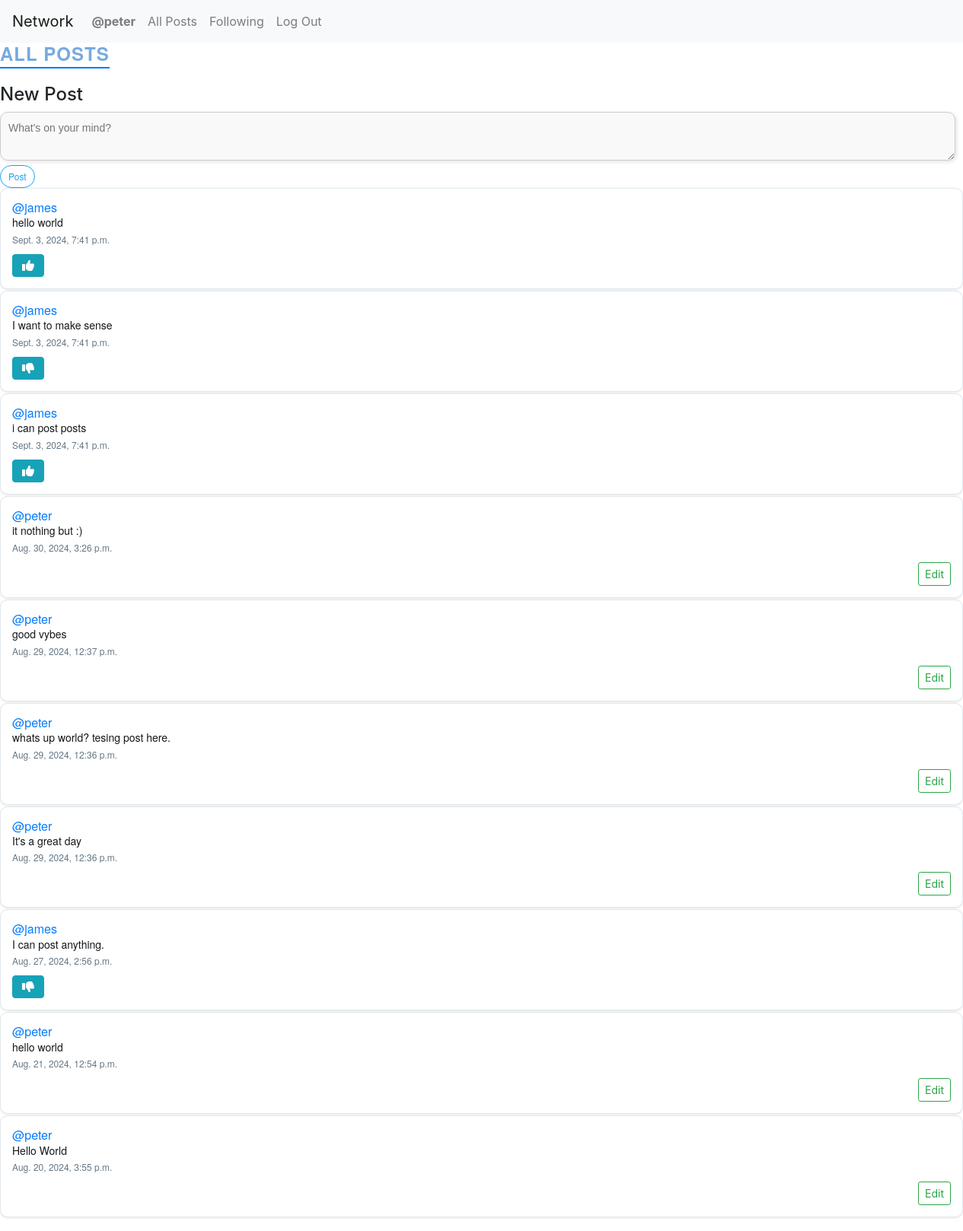
/ (signed in), run on the app's committed database.
### network/models.py (models this page shows, shortened)
class User(AbstractUser):
    pass

class Post(models.Model):
    content = models.CharField(max_length=260)
    user = models.ForeignKey(User, on_delete=models.CASCADE, related_name="author")
    date = models.DateTimeField(auto_now_add=True)
    likes = models.IntegerField(default=0)
    liked_users = models.ManyToManyField(User, related_name='liked_posts', blank=True)

### network/views.py (the view)
# urls.py: path("", views.index, name="index"),
def index(request):
    allPosts = Post.objects.all().order_by("-id")
    paginator = Paginator(allPosts, 10)
    page_number = request.GET.get('page')
    posts_of_the_page = paginator.get_page(page_number)
    allLikes = Like.objects.all()
    whoYouLiked = []
    try:
        for like in allLikes:
            if like.user.id == request.user.id:
                whoYouLiked.append(like.post.id)
    except:
        whoYouLiked = []
    return render(request, "network/index.html", {
        "allPosts": allPosts,
        "posts_of_the_page": posts_of_the_page,
        "whoYouLiked": whoYouLiked
    })

### network/templates/network/index.html (shortened to what this page needs)
{% extends "network/layout.html" %}
{% block body %}
<h3>All Posts</h3>
{% if user.is_authenticated %}
<div class="new-post">
    <h4>New Post</h4>
    <form action="{% url 'newPost' %}" method="post">
        <textarea name="content" cols="150" placeholder="What's on your mind?"></textarea>
        <br />
        <input type="submit" value="Post" class="btn btn-outline-primary btn-sm" />
    </form>
</div>
{% endif %}
<div class="all-posts">
    {% for post in posts_of_the_page %}
    <div class="cols post">
        <h5 class="username"><a href="{% url 'profile' user_id=post.user.id %}">@{{ post.user }}</a></h5>
        <h6 class="content" id="content_{{ post.id }}">{{ post.content }}</h6>
        <p class="date">{{ post.date }}</p>
        {% if user.is_authenticated %}
        {% if user == post.user %}
        <div class="d-flex justify-content-end">
            <button class="btn btn-outline-success btn-sm" data-toggle="modal"
                data-target="#modal_edit_post_{{post.id}}">Edit</button>
        </div>
        {% else %}
        {% if post.id in whoYouLiked %}
        <button class="btn btn-info  fa fa-thumbs-down" onclick="likeHandler({{ post.id }}, {{ whoYouLiked }})"
            id="{{ post.id }}"></button>
        {% else %}
        <button class="btn btn-info  fa fa-thumbs-up" onclick="likeHandler({{ post.id }}, {{ whoYouLiked }})"
            id="{{ post.id }}"></button>
        {% endif %}
        {% endif %}
        {% endif %}
    </div>
    {% endfor %}
</div>
{% endblock %}

### network/templates/network/layout.html (shortened to what this page needs)
{% load static %}
<!DOCTYPE html>
<html lang="en">
<head>
        <link rel="stylesheet" href="https://cdnjs.cloudflare.com/ajax/libs/font-awesome/6.0.0/css/all.min.css">
        <link rel="stylesheet" href="https://stackpath.bootstrapcdn.com/bootstrap/4.4.1/css/bootstrap.min.css"
>
        <link href="{% static 'network/styles.css' %}" rel="stylesheet">
        <link rel="stylesheet" href="{% static 'path/to/your/styles.css' %}">
</head>
<body>
    <nav class="navbar navbar-expand-lg navbar-light bg-light">
        <a class="navbar-brand" href="{% url 'index' %}">Network</a>
        <div>
            <ul class="navbar-nav mr-auto">
                {% if user.is_authenticated %}
                <li class="nav-item">
                    <a class="nav-link" href="{% url 'profile' user_id=user.id %}"><strong>@{{ user.username }}</strong></a>
                </li>
                {% endif %}
                <li class="nav-item">
                    <a class="nav-link" href="{% url 'index' %}">All Posts</a>
                </li>
                {% if user.is_authenticated %}
                <li class="nav-item">
                    <a class="nav-link" href="{% url 'following' %}">Following</a>
                </li>
                <li class="nav-item">
                    <a class="nav-link" href="{% url 'logout' %}">Log Out</a>
                </li>
                {% endif %}
            </ul>
        </div>
    </nav>
    <div class="body">
        {% block body %}
        {% endblock %}
    </div>
</body>
</html>

### network/static/network/styles.css (style rules this page uses)
.new-post textarea { border-radius: 10px; border: 1px solid #ccc; padding: 10px; font-family: Arial, sans-serif; font-size: 14px; background-color: #f9f9f9; box-shadow: 2px 2px 5px rgba(0, 0, 0, 0.1); resize: vertical; }
h3 { font-family:'Helvetica Neue', Arial, sans-serif ; font-size: 24px; color: #77aadf; text-transform: uppercase; letter-spacing: 1px; font-weight: bold; text-align: center; margin-bottom: 20px; border-bottom: 2px solid #007bff; display: inline-block; padding-bottom: 3px; }
.post { border: 1px solid #e1e8ed; border-radius: 10px; padding: 15px; margin-bottom: 2px; background-color: #ffffff; box-shadow: 0 1px 3px rgba(0, 0, 0, 0.1); }
.username { font-family: 'Helvetica Neue', Arial, sans-serif; font-size: 16px; color: #1da1f2; margin-bottom: 2px; }
.content { font-family: 'Helvetica Neue', Arial, sans-serif; font-size: 14px; color: #14171a; margin-bottom: 5px; }
.date { font-family: 'Helvetica Neue', Arial, sans-serif; font-size: 12px; color: #657786; margin-bottom: 10px; }
.btn-outline-primary.btn-sm { font-family: 'Helvetica Neue', Arial, sans-serif; font-size: 12px; border-color: #1da1f2; color: #1da1f2; border-radius: 15px; padding: 5px 10px; }

### data on the page
User: username "peter"
Post: user "james", content "hello world", date "Sept. 3, 2024, 7:41 p.m."
Post: user "james", content "I want to make sense", date "Sept. 3, 2024, 7:41 p.m."
Post: user "james", content "i can post posts", date "Sept. 3, 2024, 7:41 p.m."
Post: user "peter", content "it nothing but :)", date "Aug. 30, 2024, 3:26 p.m."
Post: user "peter", content "good vybes", date "Aug. 29, 2024, 12:37 p.m."
Post: user "peter", content "whats up world? tesing post here.", date "Aug. 29, 2024, 12:36 p.m."
Post: user "peter", content "It's a great day", date "Aug. 29, 2024, 12:36 p.m."
Post: user "james", content "I can post anything.", date "Aug. 27, 2024, 2:56 p.m."
Post: user "peter", content "hello world", date "Aug. 21, 2024, 12:54 p.m."
Post: user "peter", content "Hello World", date "Aug. 20, 2024, 3:55 p.m."
